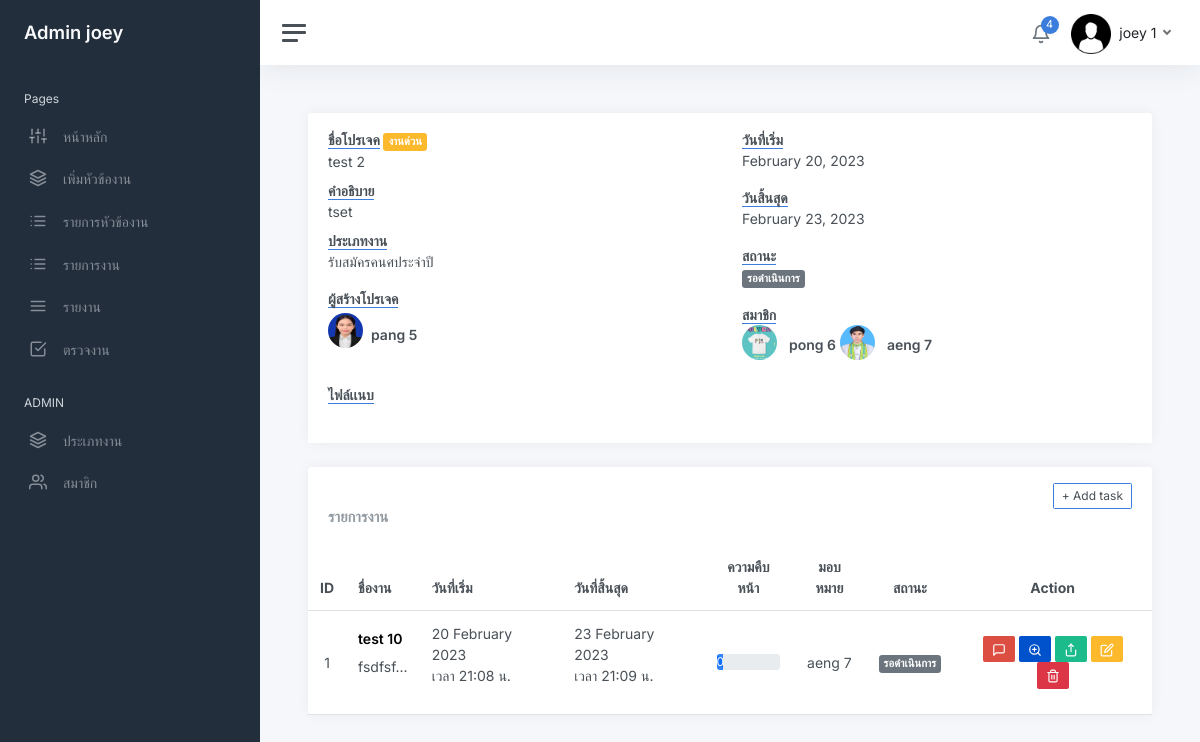
The page /view_project.php?view_id=164 (signed in) on the database its author committed.
### tables this page shows
CREATE TABLE `user` (
  `user_id` int(11) NOT NULL,
  `firstname` varchar(200) NOT NULL,
  `lastname` varchar(200) NOT NULL,
  `email` varchar(200) NOT NULL,
  `password` varchar(255) NOT NULL,
  `role_id` int(30) NOT NULL,
  `avatar` varchar(255) NOT NULL,
  `date_created` timestamp NOT NULL DEFAULT current_timestamp() ON UPDATE current_timestamp()
);

CREATE TABLE `project` (
  `project_id` int(30) NOT NULL,
  `name_project` varchar(255) NOT NULL,
  `description` text NOT NULL,
  `status_1` tinyint(2) NOT NULL,
  `create_project` timestamp NOT NULL DEFAULT current_timestamp() ON UPDATE current_timestamp(),
  `start_date` date NOT NULL,
  `end_date` date NOT NULL,
  `file_id` int(30) DEFAULT NULL,
  `manager_id` int(30) NOT NULL,
  `status_2` int(30) NOT NULL,
  `id_jobtype` int(30) NOT NULL
);

CREATE TABLE `job_type` (
  `id_jobtype` int(11) NOT NULL,
  `name_jobtype` varchar(200) NOT NULL,
  `status` tinyint(2) NOT NULL
);

CREATE TABLE `project_list` (
  `project_id` int(30) NOT NULL,
  `user_id` int(30) NOT NULL
);

CREATE TABLE `task_list` (
  `task_id` int(30) NOT NULL,
  `name_tasklist` varchar(255) NOT NULL,
  `description_task` varchar(200) NOT NULL,
  `status_task` tinyint(2) NOT NULL,
  `strat_date_task` datetime NOT NULL,
  `end_date_task` datetime NOT NULL,
  `file_task` varchar(45) DEFAULT NULL,
  `project_id` int(30) NOT NULL,
  `user_id` int(30) NOT NULL
);

### view_project.php (the view, shortened to what the rows shown need)
<?php
    require_once 'connect.php';
    $us=$_SESSION['user_login'];
    $id = $_GET['view_id'];
    $stat1 = array("","รอดำเนินการ","กำลังดำเนินการ","ส่งเรียบร้อยเเล้ว","รอการเเก้ไข","เลยระยะเวลาที่กำหนด","ดำเนินการเสร็จสิ้น");
    $stat2 = array("","งานปกติ","งานด่วน","งานด่วนมาก");
    $select_project = $db->prepare('SELECT * FROM project natural join file natural join file_item_project natural JOIN job_type  WHERE project_id = :id');
    $select_project->bindParam(":id", $id);
    $select_project->execute();
    $row = $select_project->fetch(PDO::FETCH_ASSOC);
    extract($row);
    $manager = $db->query("SELECT *,concat(firstname,' ',lastname) as name FROM user where user_id = $manager_id");
    $manager = $manager->fetch(PDO::FETCH_ASSOC);
?>
<!DOCTYPE html>
<html lang="en">
<?php include "head.php"?>
<body>
<?php include "sidebar.php"?>
<form action="addtask.php" method="post" class="form-horizontal" enctype="multipart/form-data">
    <main class="content">
                    <div class="col-12  d-flex">
                         <div class="card flex-fill">
                             <div class="card-header">
                                 <div class="row">
                                    <div class="col-md-6">
                                                <dl>
                                                    <dt><b class="border-bottom border-primary">ชื่อโปรเจค</b><?php
                                                     if ($status_2 == '1') {
                                                        echo " "."<span class='badge bg-secondary'>".$stat2[$status_2]."</span>";
                                                    }else if($status_2 == '2'){
                                                        echo " "."<span class='badge bg-warning'>".$stat2[$status_2]."</span>";
                                                    }else if($status_2 == '3'){
                                                        echo " "."<span class='badge bg-danger'>".$stat2[$status_2]."</span>";
                                                    }
                                                     ?></dt>
                                                    <dd><?php echo $name_project  ?></dd>
                                                    <dt><b class="border-bottom border-primary">คำอธิบาย</b></dt>
                                                    <dd><?php echo $description ?></dd>
                                                    <dt><b class="border-bottom border-primary">ประเภทงาน</b></dt>
                                                    <dd><?php echo $name_jobtype ?></dd>
                                                </dl>
                                                <dl>
                                                    <dd>
                                                         <div class="d-flex align-items-center mt-1">
                                                            <img class="rounded-circle rounded me-2 mb-2" src="img/avatars/<?php echo $manager['avatar']?>" alt="Avatar" width="35"  height="35">
                                                            <b><?php echo $manager['name'] ?> </b>
                                                        </div>
                                                    </dd>
                                                </dl>
                                        </div>
                                            <div class="col-md-6">
                                                <dl>
                                                    <dt><b class="border-bottom border-primary">วันที่เริ่ม</b></dt>
                                                    <dd><?php echo date("F d, Y",strtotime($start_date)) ?></dd>
                                                </dl>
                                                <dl>
                                                    <dt><b class="border-bottom border-primary">วันสิ้นสุด</b></dt>
                                                    <dd><?php echo date("F d, Y",strtotime($end_date)) ?></dd>
                                                </dl>
                                                <dl>
                                                    <dd>
                                                        <?php
                                                    if($status_1 =='1'){
                                                    echo "<span class='badge bg-secondary'>".$stat1[$status_1]."</span>";
                                                }elseif($status_1 =='2'){
                                                    echo "<span class='badge bg-primary'>".$stat1[$status_1]."</span>";
                                                }elseif($status_1 =='3'){
                                                    echo "<span class='badge bg-success'>".$stat1[$status_1]."</span>";
                                                }elseif($status_1 =='4'){
                                                    echo "<span class='badge bg-warning'>".$stat1[$status_1]."</span>";
                                                }elseif($status_1 =='5'){
                                                    echo "<span class='badge bg-danger'>".$stat1[$status_1]."</span>";
                                                }elseif($status_1 =='6'){
                                                    echo "<span class='badge bg-danger'>".$stat1[$status_1]."</span>";
                                                }
                                                ?>
                                                    </dd>
                                                </dl>
                                                <dl>
                                                    <dd>
                                                        <?php
                                                                $sql = "SELECT * FROM project_list  natural join user  where project_id = $id ";
                                                                $qry = $db->query($sql);
                                                                $qry->execute();
                                                                while ($row = $qry->fetch(PDO::FETCH_ASSOC)){  ?>
                                                                <img class="rounded-circle rounded me-2 mb-2" src="img/avatars/<?php echo $row['avatar']?>" alt="Avatar" width="35"  height="35">
                                                                <b><?php  echo $row['firstname']." ".$row['lastname'] ?></b>
                                                            <?php  }?>
                                                    </dd>
                                                </dl>
                                            </div>
                                </div>
                            </div>
                        </div>
                    </div>
                <div class="row">
                    <div class="col-sm-12 ">
                        <div class="card flex-fill">
                            <table class="table table-hover my-0">
                                <thead>
                                    <tr>
                                        <th class="text-center">ID</th>
                                        <th class="text-left">ชื่องาน</th>
                                        <th class="text-left">วันที่เริ่ม</th>
                                        <th class="text-left">วันที่สิ้นสุด</th>
                                        <th class="text-center">ความคืบหน้า</th>
                                        <th class="text-center">มอบหมาย</th>
                                        <th class="text-center">สถานะ</th>
                                        <th class="text-center">Action</th>
                                    </tr>
                                </thead>
                                <tbody>
                                <?php
                                    $i = 1;
                                    $stmttasklist = "SELECT *,
                                    DATE_FORMAT(strat_date_task, '%e %M %Y ') AS start_date,
                                    DATE_FORMAT(end_date_task, '%e %M %Y ') AS end_date,
                                    DATE_FORMAT(strat_date_task, 'เวลา %H:%i น.') AS start_time,
                                    DATE_FORMAT(end_date_task, 'เวลา %H:%i น.') AS end_time
                                    FROM task_list
                                    NATURAL JOIN user
                                    WHERE project_id = $id";
                                    $stmttasklist = $db->query($stmttasklist);
                                    $stmttasklist->execute();
                                    while ($row2 = $stmttasklist->fetch(PDO::FETCH_ASSOC)){  ?>
                             <tr>
                                    <td class="text-center">
                                        <?php echo $i++ ?>
                                    </td>
                                    <td>
                                        <h5><b><?php echo $row2['name_tasklist']  ?></h5></b>
                                        <p class="truncate"><?php echo substr($row2['description_task'],0,100).'...';  ?></p>
                                    </td>
                                    <td >
                                        <?php echo $row2['start_date']; ?>
                                        <p class="truncate" ><?php echo $row2['start_time']  ?></p>
                                    </td>
                                    <td>
                                        <?php echo $row2['end_date']; ?>
                                        <p class="truncate" ><?php echo $row2['end_time']  ?></p>
                                    </td>
                                    <td>
                                        <div class="progress ">
                                            <div class="progress-bar progress-bar-striped progress-bar-animated" role="progressbar" style="width: 10%" >0</div>
                                        </div>
                                    </td>
                                    <td class="text-center" >
                                            <?php  echo $row2['firstname']." ".$row2['lastname'] ?>
                                    </td>
                                    <td class="text-center">
                                            <?php
                                                if($row2['status_task'] =='1'){
                                                echo "<span class='badge bg-secondary'>".$stat1[$row2['status_task']]."</span>";
                                            }elseif($row2['status_task'] =='2'){
                                                echo "<span class='badge bg-primary'>".$stat1[$row2['status_task']]."</span>";
                                            }elseif($row2['status_task'] =='3'){
                                                echo "<span class='badge bg-success'>".$stat1[$row2['status_task']]."</span>";
                                            }elseif($row2['status_task'] =='4'){
                                                echo "<span class='badge bg-warning'>".$stat1[$row2['status_task']]."</span>";
                                            }elseif($row2['status_task'] =='5'){
                                                echo "<span class='badge bg-danger'>".$stat1[$row2['status_task']]."</span>";
                                            }elseif($row2['status_task'] =='6'){
                                                echo "<span class='badge bg-danger'>".$stat1[$row2['status_task']]."</span>";
                                            } ?>
                                    </td>
                                    <td class="text-center">
                                       <a class="btn btn-google btn-sm" href="?update_id=<?php echo $row2['task_id']?>"  > <i data-feather="message-square"></i></a>
                                       <a class="btn btn-bitbucket btn-sm" data-bs-toggle="modal" data-bs-target="#viewtaskmodal<?php echo $row2['task_id']?>"><i data-feather="zoom-in"></i></a>
                                      <?php if($row2['user_id'] == $us || $level <= 2 || $manager_id == $us ){?>
                                       <a href="?update_id=<?php echo $row2['task_id']?>" class="btn btn-success btn-sm"  ><i data-feather="share"></i></a>
                                       <?php } ?>
                                       <?php if ($manager_id == $us || $level <= 2) {?>
                                                <a class="btn btn-warning btn-sm" href="edittask_page.php?update_id=<?php echo $row2['task_id']?>&project_id=<?=$row2['project_id']?>" class="btn btn-warning btn-sm"><i  data-feather="edit"></i></a>
                                                <a class="btn btn-danger btn-sm" href="deletetask.php?delete_id=<?php echo $row2['task_id']?>&project_id=<?=$row2['project_id']?>"><i data-feather="trash-2"></i></a>
                                        <?php } ?>
                                    </td>
                                </tr>
                                    <?php } ?>
                                </tbody>
                                <?php include "addtask_model.php"?>
                        </div>
                    </div>
                </div>
            </div>
    </body>
</html>

### sidebar.php (shortened to what the rows shown need)
<?php include "head.php"?>
<?php
            if (isset($_SESSION['user_login'])) {
                $user_id = $_SESSION['user_login'];
			 	$sql = "SELECT * FROM user AS u  natural JOIN position  WHERE u.user_id = $user_id ";
				$stmt = $db->prepare($sql);
                $stmt->execute();
                $row = $stmt->fetch(PDO::FETCH_ASSOC);
				$imageURL = 'img/avatars/'.$row['avatar'];
            }
			$level = $row['level'];
?>
<div class="wrapper">
		<nav id="sidebar" class="sidebar js-sidebar">
			<div class="sidebar-content js-simplebar">
				<a class="sidebar-brand" href="index.php">
				<?php if($level ==  1): ?>
				<span class="align-middle">Admin <?php echo $row['firstname'] ?></span>
				<?php else: ?>
					<span class="align-middle">user <?php echo $row['firstname'] ?></span>
					<?php endif; ?>
				</a>
			</div>
		</nav>
		<div class="main">
			<nav class="navbar navbar-expand navbar-light navbar-bg">
				<div class="navbar-collapse collapse">
					<ul class="navbar-nav navbar-align">
						<li class="nav-item dropdown">
							<a class="nav-link dropdown-toggle d-none d-sm-inline-block" href="#" data-bs-toggle="dropdown">
                	<img src="<?php echo $imageURL ?>" class="avatar img-fluid rounded me-1" alt="" > <span class="text-dark"> <?php echo $row['firstname'] . ' ' . $row['lastname'] ?></span>
              </a>
						</li>
					</ul>
				</div>
			</nav>

### rows shown on the page
user: firstname "joey", avatar (picture), lastname "1"
project: status_2 "งานด่วน", name_project "test 2", description "tset", id_jobtype.name_jobtype "รับสมัครคนศประจำปี", start_date "February 20, 2023", end_date "February 23, 2023", status_1 "รอดำเนินการ"
user: avatar (picture)
project_list: user.avatar (picture), user.firstname "pong", user.lastname "6"
project_list: user.avatar (picture), user.firstname "aeng", user.lastname "7"
task_list: name_tasklist "test 10", description_task "fsdfsf", start_date "20 February 2023", start_time "เวลา 21:08 น.", end_date "23 February 2023", end_time "เวลา 21:09 น.", user.firstname "aeng", user.lastname "7", status_task "รอดำเนินการ"

### other values the page prints
$manager['name'] "pang 5"
